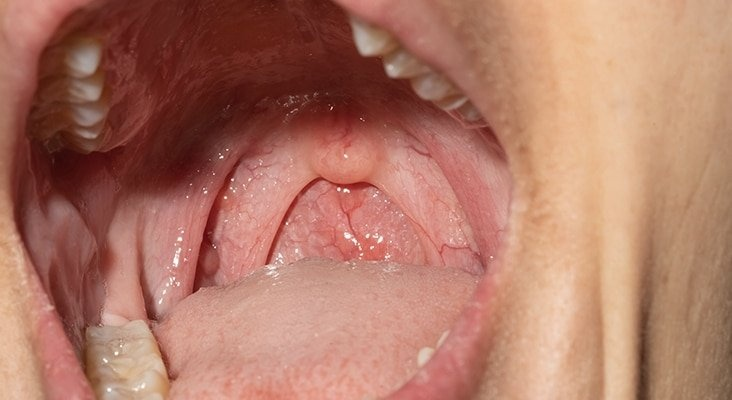
#> input picture mobile/assets/samples/01_normal_buccal_cavity.jpg, 732 x 400 px
$ python -i quality_stub.py   (imports and definitions only)
#> lines starting #> are read from the running program, lines starting #| are printed output that depends on the picture; after the words box and inside, x2 and y2 are one past the last pixel; in counts of white or black regions, pixels touching at a corner belong together
"""
STUB for Member B's `tobaccoshield_quality.check_image_quality`.

This exists purely so Member D can build and test the full pipeline
(upload -> quality check -> preprocessing -> risk model -> case status ->
dashboard) *before* Member B's real package lands in the repo.

It follows the FROZEN contract in INTERFACE_CONTRACT.md (see that file for
the canonical spec), so swapping this stub for the real package later is a
one-line change in app/integrations/quality_client.py - nothing else in the
codebase needs to know the difference.

Per the current team scope, Member B owns the WHOLE flow from click to
AI-ready image:
    CLICK -> position -> framing -> blur -> lighting -> glare
          -> quality decision -> preprocessing -> AI-ready image
So on a pass, this stub also returns "processed_image_bytes" - a cropped,
resized, normalized image that Member C's model should run on, NOT the raw
capture. Member D's pipeline (app/routers/cases.py::_run_pipeline) always
sends whatever's in processed_image_bytes to the risk classifier, falling
back to the raw upload only if a quality module (real or stub) doesn't
supply one.

The heuristics themselves are intentionally crude (mean brightness + a
cheap Laplacian-variance blur proxy via PIL) - not meant to be accurate,
only to exercise every downstream code path (retake prompts, status
transitions, dashboard badges, preprocessing hand-off) realistically.
"""
from datetime import datetime, timezone
import io

import numpy as np
from PIL import Image, ImageOps

MODULE_VERSION = "0.0.1-stub"

BLUR_THRESHOLD = 80.0
BRIGHTNESS_MIN = 40.0
BRIGHTNESS_MAX = 215.0
MAX_GLARE_AREA_PCT = 6.0
MIN_FRAMING_CONFIDENCE = 0.50

# Target size Member C's model is assumed to expect. Change this the moment
# Member C confirms their real input size and note it in INTERFACE_CONTRACT.md.
AI_READY_SIZE = (224, 224)


def _load_gray(image_bytes: bytes) -> np.ndarray:
    img = Image.open(io.BytesIO(image_bytes)).convert("L")
    return np.asarray(img, dtype=np.float32)


def _blur_score(gray: np.ndarray) -> float:
    # Cheap Laplacian-variance approximation without OpenCV/SciPy dependency.
    lap = (
        -4 * gray
        + np.roll(gray, 1, axis=0) + np.roll(gray, -1, axis=0)
        + np.roll(gray, 1, axis=1) + np.roll(gray, -1, axis=1)
    )
    return float(np.var(lap))


def _framing_confidence(image_bytes: bytes) -> float:
    # Crude proxy: fraction of pixels in the central 60% ROI that look
    # "mucosa-pink" (high R, mid G, low-mid B in RGB terms).
    img = Image.open(io.BytesIO(image_bytes)).convert("RGB")
    w, h = img.size
    box = (int(w * 0.2), int(h * 0.2), int(w * 0.8), int(h * 0.8))
    roi = np.asarray(img.crop(box), dtype=np.float32)
    r, g, b = roi[..., 0], roi[..., 1], roi[..., 2]
    mucosa_like = (r > 140) & (r > g + 20) & (g > b - 10)
    return float(np.clip(mucosa_like.mean() * 1.3, 0.0, 1.0))


def _glare_pct(image_bytes: bytes) -> float:
    img = Image.open(io.BytesIO(image_bytes)).convert("L")
    arr = np.asarray(img, dtype=np.float32)
    return float((arr > 245).mean() * 100.0)


def _make_ai_ready_image(image_bytes: bytes) -> bytes:
    """
    Crop to the central mucosa ROI, resize to AI_READY_SIZE, and normalize
    contrast - a stand-in for whatever real preprocessing Member B settles
    on (their real package can crop tighter around a detected mucosa region,
    apply color-constancy correction, etc). The exact algorithm doesn't
    matter for Member D's purposes - only that *some* processed image comes
    back and gets threaded through to Member C instead of the raw capture.
    """
    img = Image.open(io.BytesIO(image_bytes)).convert("RGB")
    w, h = img.size
    box = (int(w * 0.15), int(h * 0.15), int(w * 0.85), int(h * 0.85))
    cropped = img.crop(box)
    resized = cropped.resize(AI_READY_SIZE, Image.LANCZOS)
    normalized = ImageOps.autocontrast(resized, cutoff=1)
    buf = io.BytesIO()
    normalized.save(buf, format="JPEG", quality=90)
    return buf.getvalue()


def check_image_quality(image_input, config=None) -> dict:
    """Signature-compatible stub for tobaccoshield_quality.check_image_quality.

    image_input: raw bytes, base64 string, file path, or numpy array (bytes
    and file-path are supported here; base64/ndarray callers should decode
    before calling the stub, matching how quality_client.py normalizes input).
    """
    if isinstance(image_input, (bytes, bytearray)):
        image_bytes = bytes(image_input)
    elif isinstance(image_input, str):
        with open(image_input, "rb") as f:
            image_bytes = f.read()
    else:
        raise TypeError("quality_stub expects bytes or a file path")

    gray = _load_gray(image_bytes)
    blur = _blur_score(gray)
#> in _blur_score, `lap = ( -4 * gray + np.roll(gray, 1, axis=0) + np.roll(gray, -1, axis=..`:
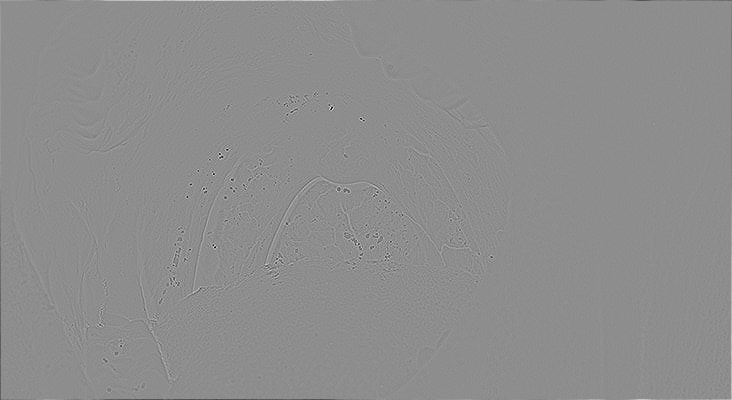
#> lap: shape (400, 732) float32; min -326, max 261, mean 0; drawn with min black and max white
#> blur = 173.1
    brightness = float(gray.mean())
#> brightness = 134.6
    glare = _glare_pct(image_bytes)
#> glare = 0.0082
    framing = _framing_confidence(image_bytes)
#> in _framing_confidence, img is the input picture: PIL image 732x400 RGB; mean R, G, B 175.5, 120.1, 102
#> in _framing_confidence, `r, g, b = roi[..., 0], roi[..., 1], roi[..., 2]`:
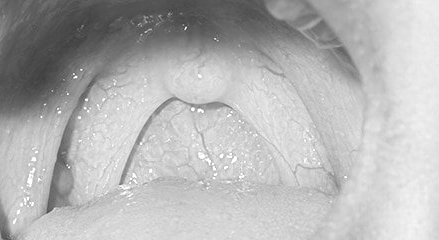
#> r: shape (240, 439) float32; min 51, max 255, mean 180.7
#> in _framing_confidence, `r, g, b = roi[..., 0], roi[..., 1], roi[..., 2]`:
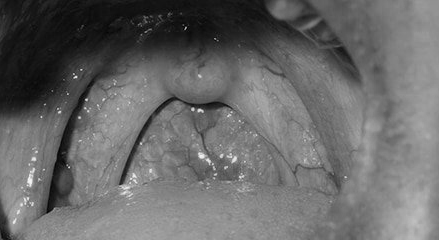
#> b: shape (240, 439) float32; min 0, max 244, mean 104.7
#> in _framing_confidence, `mucosa_like = (r > 140) & (r > g + 20) & (g > b - 10)`:
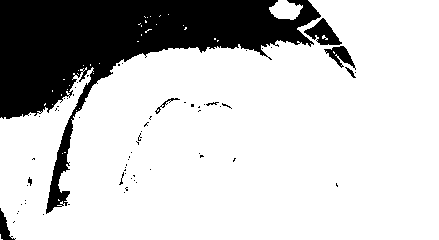
#> mucosa_like: shape (240, 439) bool; 78.3% white; 67 black regions (58 under 20 px), largest, box (x1, y1, x2, y2) and area: (0, 0, 321, 214) 21529, (304, 18, 342, 45) 506, (324, 46, 356, 70) 322
#> framing = 1

    cfg = config or {}
    blur_th = cfg.get("blur_threshold", BLUR_THRESHOLD)
    b_min = cfg.get("brightness_min", BRIGHTNESS_MIN)
    b_max = cfg.get("brightness_max", BRIGHTNESS_MAX)
    glare_max = cfg.get("max_glare_area_pct", MAX_GLARE_AREA_PCT)
    framing_min = cfg.get("min_framing_confidence", MIN_FRAMING_CONFIDENCE)

    failed = []
    if blur < blur_th:
        failed.append("blur")
    if brightness < b_min:
        failed.append("underexposed")
    elif brightness > b_max:
        failed.append("overexposed")
    if glare > glare_max:
        failed.append("glare")
    if framing < framing_min:
        failed.append("bad_framing")

    passed = len(failed) == 0

    return {
        "pass": passed,
        "reason": failed[0] if failed else None,
        "all_failed_reasons": failed,
        "scores": {
            "blur_score": round(blur, 2),
            "brightness_score": round(brightness, 2),
            "glare_area_pct": round(glare, 2),
            "framing_confidence": round(framing, 2),
        },
        "processed_image_bytes": _make_ai_ready_image(image_bytes) if passed else None,
        "timestamp": datetime.now(timezone.utc).isoformat(),
        "module_version": MODULE_VERSION,
    }
#> in _make_ai_ready_image, `cropped = img.crop(box)`:
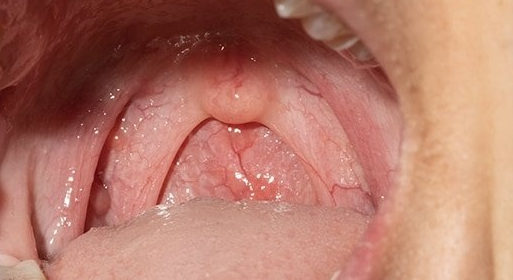
#> cropped: PIL image 513x280 RGB; mean R, G, B 180.4, 120.8, 105.1
#> in _make_ai_ready_image, `resized = cropped.resize(AI_READY_SIZE, Image.LANCZOS)`:
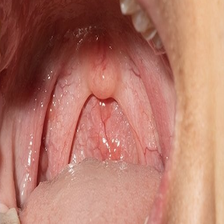
#> resized: PIL image 224x224 RGB; mean R, G, B 180.4, 120.8, 105.1
#> in _make_ai_ready_image, `normalized = ImageOps.autocontrast(resized, cutoff=1)`:
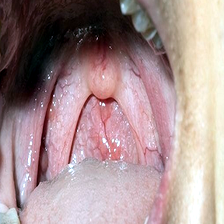
#> normalized: PIL image 224x224 RGB; mean R, G, B 167, 144, 144.9

>>> result = check_image_quality('../../mobile/assets/samples/01_normal_buccal_cavity.jpg')
#> result = 7 items
